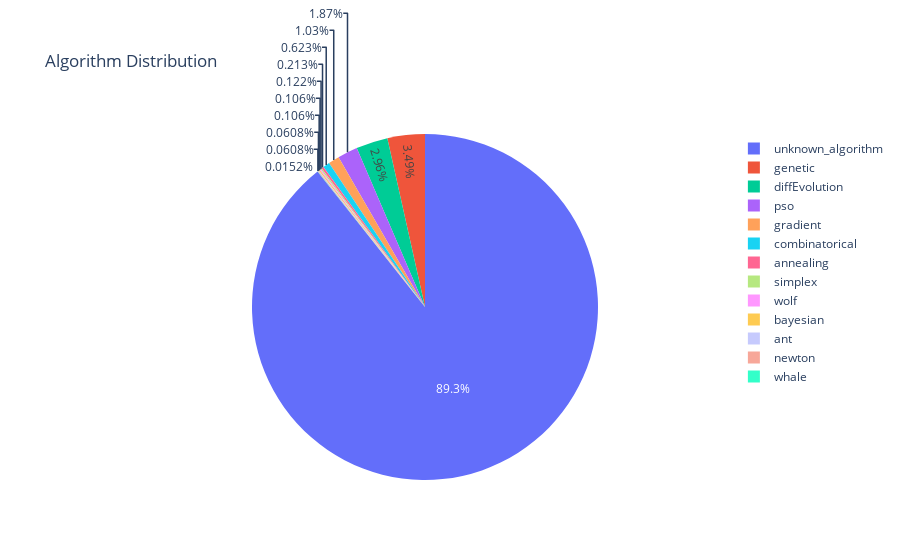

Notebook code for this chart:
### Markdown cell above
#### Optimization Algorithms

### Code cell
# Split the strings into lists of words
words = df['algorithm'].str.split(',')

# Flatten the list of lists and count the occurrences of each word
word_counts = Counter([word for sublist in words for word in sublist])

# Convert the Counter object to a DataFrame for better readability
word_counts_df = pd.DataFrame(word_counts.items(), columns=['Algorithm', 'Count'])

fig = px.pie(word_counts_df, values='Count', names='Algorithm', title='Algorithm Distribution')

fig.show()

### Figure 1 — Plotly figure (JSON) as saved in the notebook; plotly's stock layout.template omitted (floating-point values rounded to 4 significant figures)
{"data": [{"domain": {"x": [0, 1], "y": [0, 1]}, "hovertemplate": "Algorithm=%{label}<br>Count=%{value}<extra></extra>", "labels": ["unknown_algorithm", "diffEvolution", "genetic", "gradient", "pso", "wolf", "annealing", "combinatorical", "simplex", "whale", "bayesian", "ant", "newton"], "legendgroup": "", "name": "", "showlegend": true, "type": "pie", "values": [5879, 195, 230, 68, 123, 7, 14, 41, 8, 1, 7, 4, 4]}], "layout": {"legend": {"tracegroupgap": 0}, "title": {"text": "Algorithm Distribution"}}}
